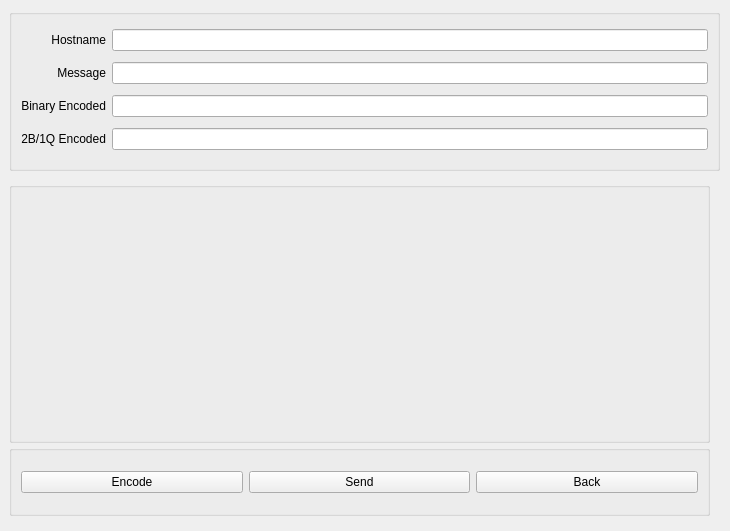
<?xml version="1.0" encoding="UTF-8"?>
<ui version="4.0">
 <class>SendWindow</class>
 <widget class="QWidget" name="SendWindow">
  <property name="geometry">
   <rect>
    <x>0</x>
    <y>0</y>
    <width>730</width>
    <height>531</height>
   </rect>
  </property>
  <property name="windowTitle">
   <string>2B1Q Sender</string>
  </property>
  <widget class="QGroupBox" name="graph_groupbox">
   <property name="geometry">
    <rect>
     <x>9</x>
     <y>182</y>
     <width>701</width>
     <height>261</height>
    </rect>
   </property>
   <property name="title">
    <string/>
   </property>
   <layout class="QGridLayout" name="gridLayout_2">
    <item row="0" column="0">
     <widget class="QLabel" name="encoded_wave">
      <property name="text">
       <string/>
      </property>
     </widget>
    </item>
    <item row="0" column="1">
     <widget class="QLabel" name="binary_wave">
      <property name="text">
       <string/>
      </property>
     </widget>
    </item>
   </layout>
  </widget>
  <widget class="QGroupBox" name="boxes_groupbox">
   <property name="geometry">
    <rect>
     <x>9</x>
     <y>9</y>
     <width>711</width>
     <height>162</height>
    </rect>
   </property>
   <property name="title">
    <string/>
   </property>
   <layout class="QGridLayout" name="gridLayout">
    <item row="0" column="0">
     <widget class="QLabel" name="hostname_label">
      <property name="text">
       <string>Hostname</string>
      </property>
      <property name="alignment">
       <set>Qt::AlignRight|Qt::AlignTrailing|Qt::AlignVCenter</set>
      </property>
     </widget>
    </item>
    <item row="0" column="1">
     <widget class="QLineEdit" name="hostname_box">
      <property name="text">
       <string/>
      </property>
     </widget>
    </item>
    <item row="1" column="0">
     <widget class="QLabel" name="message_label">
      <property name="text">
       <string>Message</string>
      </property>
      <property name="alignment">
       <set>Qt::AlignRight|Qt::AlignTrailing|Qt::AlignVCenter</set>
      </property>
     </widget>
    </item>
    <item row="1" column="1">
     <widget class="QLineEdit" name="message_box"/>
    </item>
    <item row="2" column="0">
     <widget class="QLabel" name="binary_label">
      <property name="text">
       <string>Binary Encoded</string>
      </property>
      <property name="alignment">
       <set>Qt::AlignRight|Qt::AlignTrailing|Qt::AlignVCenter</set>
      </property>
     </widget>
    </item>
    <item row="2" column="1">
     <widget class="QLineEdit" name="binary_box"/>
    </item>
    <item row="3" column="0">
     <widget class="QLabel" name="twoboneq_label">
      <property name="text">
       <string>2B/1Q Encoded</string>
      </property>
      <property name="alignment">
       <set>Qt::AlignRight|Qt::AlignTrailing|Qt::AlignVCenter</set>
      </property>
     </widget>
    </item>
    <item row="3" column="1">
     <widget class="QLineEdit" name="twoboneq_box"/>
    </item>
   </layout>
  </widget>
  <widget class="QGroupBox" name="button_groupbox">
   <property name="geometry">
    <rect>
     <x>9</x>
     <y>445</y>
     <width>701</width>
     <height>71</height>
    </rect>
   </property>
   <property name="title">
    <string/>
   </property>
   <layout class="QGridLayout" name="gridLayout_4">
    <item row="0" column="2">
     <widget class="QPushButton" name="back_button">
      <property name="text">
       <string>Back</string>
      </property>
     </widget>
    </item>
    <item row="0" column="0">
     <widget class="QPushButton" name="encode_button">
      <property name="text">
       <string>Encode</string>
      </property>
     </widget>
    </item>
    <item row="0" column="1">
     <widget class="QPushButton" name="send_button">
      <property name="text">
       <string>Send</string>
      </property>
     </widget>
    </item>
   </layout>
  </widget>
 </widget>
 <resources/>
 <connections/>
</ui>
